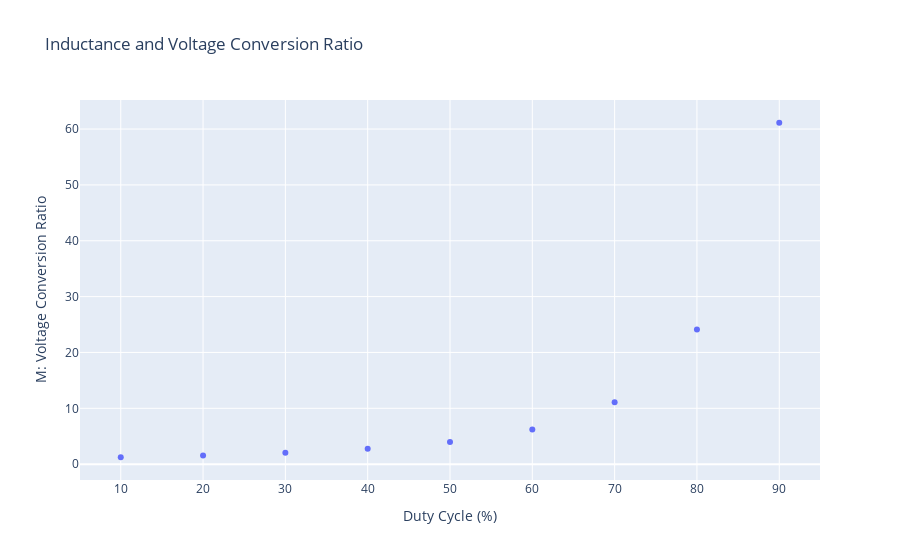

Notebook code cell kept with this figure:
### Markdown cell above
* Input current (avg 398.7048 A, peak 403.403 A, min 393.642)
* Output current (avg 199.3939 A, peak 209.312 A, min 189.772 A)
* Output voltage (avg 199.3939 V, peak 209.312 V, min 189.772 V)
* Voltage across current source (avg 0 V, peak 909.603 V, min -109.312 V)

Q14: What are some of the fundamental differences compared to the Buck waveforms?

The input current does not switch all the way down to zero but stays high the entire time. It's periodic steady-state value is held within a small range. The shape of the output current and output voltage waves are the same, with the same values, unlike the Buck which had more rounded output voltages.

Q15: What is the voltage conversion ratio for D=50%?

398.7048:100

Q16: Plot the voltage conversion ratio M as a function of the duty cycle, for D=10% to 90% in 10% increments.

### Code cell
import numpy as np
import plotly.express as px
input_voltage = 100 #V
duty_cycle = np.linspace(10,90, 9) # %
voltage_out = [123.4308, 156.1538, 203.8359,
               277.2158, 398.7048, 621.6851,
               1110.3874, 2410.9605, 6113.1515] #V, average
voltage_conversion = np.array(voltage_out)/input_voltage
fig = px.scatter(x=duty_cycle,
                 y=voltage_conversion,
                 title="Inductance and Voltage Conversion Ratio")
fig.update_layout(
    xaxis_title="Duty Cycle (%)",
    yaxis_title="M: Voltage Conversion Ratio"
)
fig.show()

### Figure 1 — Plotly figure (JSON) as saved in the notebook; plotly's stock layout.template omitted (floating-point values rounded to 4 significant figures)
{"data": [{"hovertemplate": "x=%{x}<br>y=%{y}<extra></extra>", "legendgroup": "", "marker": {"color": "#636efa", "symbol": "circle"}, "mode": "markers", "name": "", "orientation": "v", "showlegend": false, "type": "scatter", "x": [10, 20, 30, 40, 50, 60, 70, 80, 90], "xaxis": "x", "y": [1.234, 1.562, 2.038, 2.772, 3.987, 6.217, 11.1, 24.11, 61.13], "yaxis": "y"}], "layout": {"autosize": true, "legend": {"tracegroupgap": 0}, "title": {"text": "Inductance and Voltage Conversion Ratio"}, "xaxis": {"anchor": "y", "autorange": true, "domain": [0, 1], "range": [5.159, 94.84], "title": {"text": "Duty Cycle (%)"}, "type": "linear"}, "yaxis": {"anchor": "x", "autorange": true, "domain": [0, 1], "range": [-3.709, 66.07], "title": {"text": "M: Voltage Conversion Ratio"}, "type": "linear"}}}
